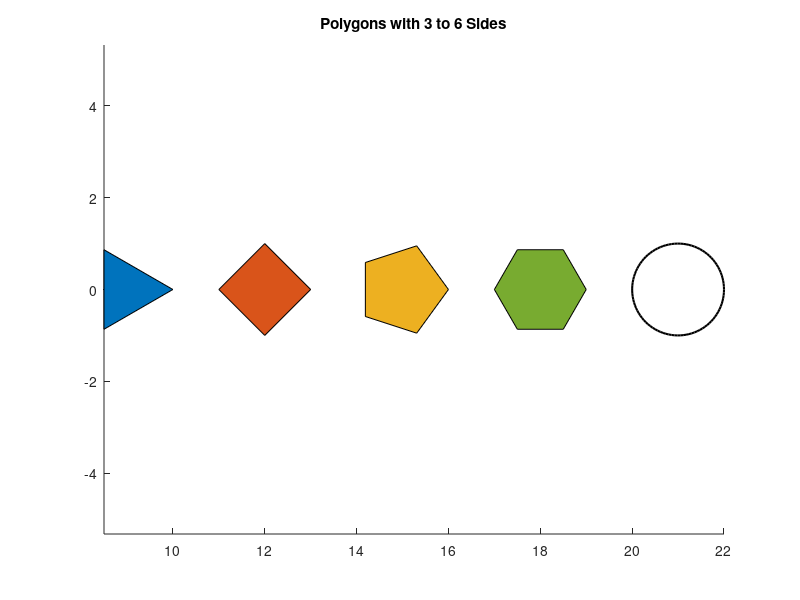

Here is the MATLAB script that generated this plot:
% fill - Filled polygons
% Regular polygons with an increasing number of sides, plus a reference circle.

colors = [0.00 0.45 0.74; 0.85 0.33 0.10; 0.93 0.69 0.13; 0.47 0.67 0.19];

figure;
hold on;
for k = 3:6
    th = linspace(0, 2*pi, k + 1);
    fill(3*k + cos(th), sin(th), colors(k - 2, :));
end
th = linspace(0, 2*pi, 100);
plot(21 + cos(th), sin(th), 'k-', 'LineWidth', 1.5);
hold off;
title('Polygons with 3 to 6 Sides');
axis equal;
